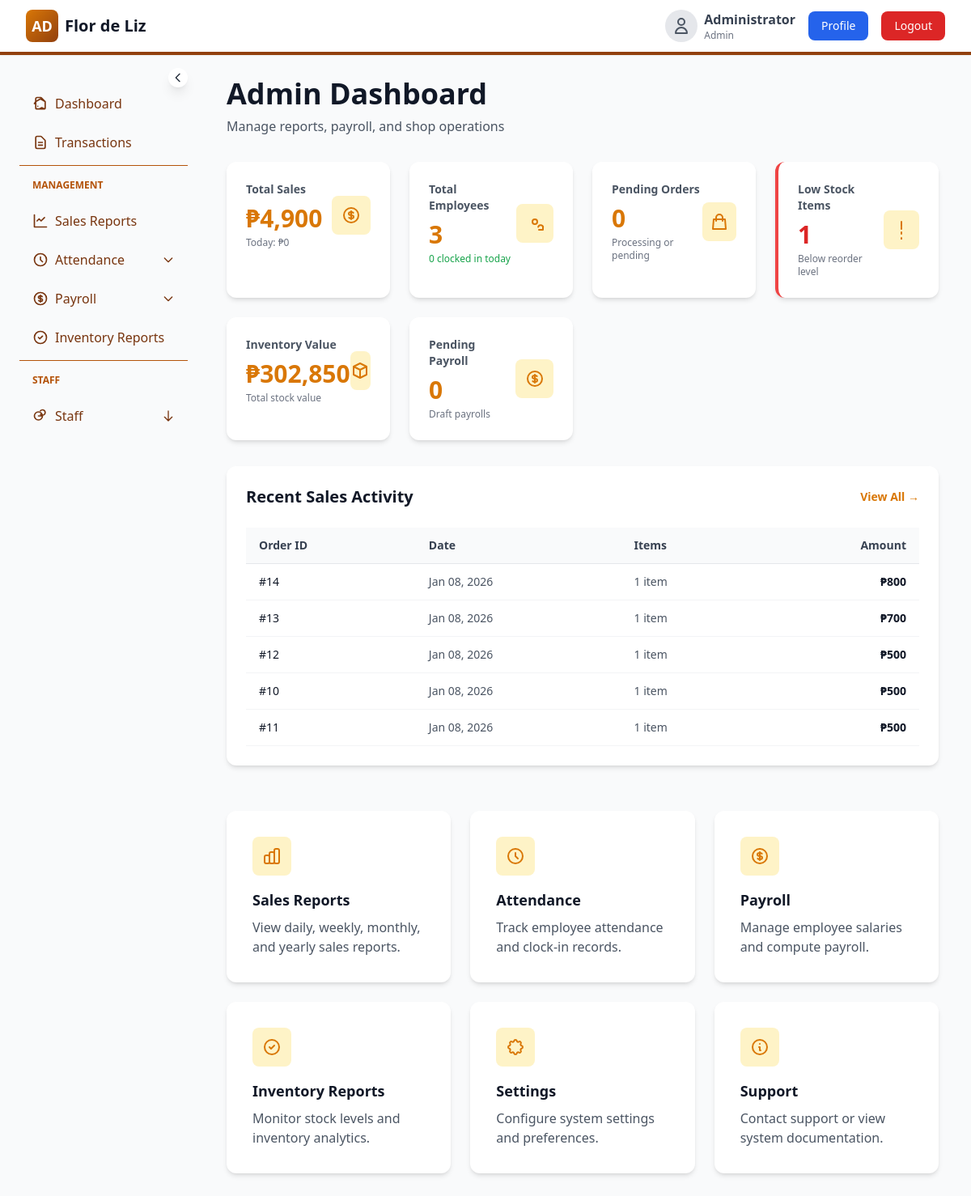
/admin/dashboard.php (signed in), run on the app's committed database.
### tables this page shows
CREATE TABLE `sales` (
  `id` int(11) NOT NULL,
  `sale_date` datetime NOT NULL,
  `total_amount` decimal(12,2) NOT NULL,
  `created_at` timestamp NOT NULL DEFAULT current_timestamp()
);

### admin/dashboard.php (the view, shortened to what this page needs)
<!DOCTYPE html>
<html lang="en">
<head>
    <script src="https://cdn.tailwindcss.com"></script>
</head>
<body class="bg-gray-50">
    <?php
    $db_return = require_once __DIR__ . '/../config/database.php';
    if ($db_return instanceof mysqli) {
        $conn = $db_return;
    } elseif (isset($conn) && $conn instanceof mysqli) {
    } else {
        error_log('Database connection error in admin/dashboard.php');
        die('Database connection error');
    }
    $sales_stmt = $conn->prepare("SELECT COALESCE(SUM(total_amount), 0) AS total_sales FROM sales");
    if ($sales_stmt === false) {
        error_log('DB prepare failed (total_sales): ' . $conn->error);
        $total_sales = 0;
    } else {
        $sales_stmt->execute();
        $sales_data = $sales_stmt->get_result()->fetch_assoc();
        $total_sales = $sales_data['total_sales'] ?? 0;
    }
    $today = date('Y-m-d');
    $today_sales_stmt = $conn->prepare("SELECT COALESCE(SUM(total_amount), 0) AS today_sales FROM sales WHERE DATE(sale_date) = ?");
    if ($today_sales_stmt === false) {
        error_log('DB prepare failed (today_sales): ' . $conn->error);
        $today_sales = 0;
    } else {
        $today_sales_stmt->bind_param('s', $today);
        $today_sales_stmt->execute();
        $today_sales_data = $today_sales_stmt->get_result()->fetch_assoc();
        $today_sales = $today_sales_data['today_sales'] ?? 0;
    }
    $emp_stmt = $conn->prepare("SELECT COUNT(*) AS total_emp FROM employees");
    if ($emp_stmt === false) {
        error_log('DB prepare failed (total_emp): ' . $conn->error);
        $total_employees = 0;
    } else {
        $emp_stmt->execute();
        $emp_data = $emp_stmt->get_result()->fetch_assoc();
        $total_employees = $emp_data['total_emp'] ?? 0;
    }
    $active_sql = "SELECT COUNT(DISTINCT employee_id) AS active_count FROM attendance WHERE attendance_date = ? AND clock_out IS NULL";
    $active_emp_stmt = $conn->prepare($active_sql);
    if ($active_emp_stmt === false) {
        error_log('DB prepare failed (active_employees): ' . $conn->error);
        $active_employees = 0;
    } else {
        $active_emp_stmt->bind_param('s', $today);
        $active_emp_stmt->execute();
        $active_data = $active_emp_stmt->get_result()->fetch_assoc();
        $active_employees = $active_data['active_count'] ?? 0;
    }
    $pending_stmt = $conn->prepare("SELECT COUNT(*) AS pending_count FROM orders WHERE status IN ('pending', 'processing')");
    if ($pending_stmt === false) {
        error_log('DB prepare failed (pending_orders): ' . $conn->error);
        $pending_orders = 0;
    } else {
        $pending_stmt->execute();
        $pending_data = $pending_stmt->get_result()->fetch_assoc();
        $pending_orders = $pending_data['pending_count'] ?? 0;
    }
    $low_stmt = $conn->prepare("SELECT COUNT(*) AS low_count FROM inventory WHERE quantity < reorder_level");
    if ($low_stmt === false) {
        error_log('DB prepare failed (low_stock): ' . $conn->error);
        $low_stock_count = 0;
    } else {
        $low_stmt->execute();
        $low_data = $low_stmt->get_result()->fetch_assoc();
        $low_stock_count = $low_data['low_count'] ?? 0;
    }
    $inv_value_stmt = $conn->prepare("SELECT COALESCE(SUM(quantity * unit_price), 0) AS inv_value FROM inventory");
    if ($inv_value_stmt === false) {
        error_log('DB prepare failed (inventory_value): ' . $conn->error);
        $inventory_value = 0;
    } else {
        $inv_value_stmt->execute();
        $inv_value_data = $inv_value_stmt->get_result()->fetch_assoc();
        $inventory_value = $inv_value_data['inv_value'] ?? 0;
    }
    $overdue_payroll_stmt = $conn->prepare("SELECT COUNT(*) AS overdue_count FROM payroll WHERE status = 'draft'");
    if ($overdue_payroll_stmt === false) {
        error_log('DB prepare failed (pending_payroll): ' . $conn->error);
        $pending_payroll = 0;
    } else {
        $overdue_payroll_stmt->execute();
        $overdue_data = $overdue_payroll_stmt->get_result()->fetch_assoc();
        $pending_payroll = $overdue_data['overdue_count'] ?? 0;
    }
    $recent_sql = "SELECT s.id, s.sale_date, s.total_amount, COUNT(si.id) AS item_count FROM sales s LEFT JOIN sale_items si ON s.id = si.sale_id GROUP BY s.id ORDER BY s.sale_date DESC LIMIT 5";
    $recent_sales_stmt = $conn->prepare($recent_sql);
    if ($recent_sales_stmt === false) {
        error_log('DB prepare failed (recent_sales): ' . $conn->error);
        $recent_sales = [];
    } else {
        $recent_sales_stmt->execute();
        $recent_sales = $recent_sales_stmt->get_result()->fetch_all(MYSQLI_ASSOC);
    }
    require_once __DIR__ . '/../includes/sidebar_navigation.php';
    ?>
    <div class="absolute w-full -ml-2 top-12">
        <div id="main-content" class="flex-1 px-4 sm:px-6 lg:px-8 py-12">
            <div class="max-w-6xl mx-auto">
                <div class="mb-8">
                    <h2 class="text-4xl font-bold text-gray-900">Admin Dashboard</h2>
                    <p class="text-gray-600 mt-2">Manage reports, payroll, and shop operations</p>
                </div>
        <div class="grid grid-cols-1 md:grid-cols-2 lg:grid-cols-4 gap-6 mb-8">
            <div class="bg-white p-6 rounded-xl shadow-md hover:shadow-lg transition">
                <div class="flex items-center justify-between">
                    <div>
                        <p class="text-gray-600 text-sm font-semibold">Total Sales</p>
                        <p class="text-3xl font-bold text-amber-600 mt-2">₱<?php echo number_format($total_sales, 0); ?></p>
                        <p class="text-xs text-gray-500 mt-1">Today: ₱<?php echo number_format($today_sales, 0); ?></p>
                    </div>
                    <div class="w-12 h-12 bg-amber-100 rounded-lg flex items-center justify-center">
                    </div>
                </div>
            </div>
            <div class="bg-white p-6 rounded-xl shadow-md hover:shadow-lg transition">
                <div class="flex items-center justify-between">
                    <div>
                        <p class="text-gray-600 text-sm font-semibold">Total Employees</p>
                        <p class="text-3xl font-bold text-amber-600 mt-2"><?php echo intval($total_employees); ?></p>
                        <p class="text-xs text-green-600 mt-1"><?php echo intval($active_employees); ?> clocked in today</p>
                    </div>
                    <div class="w-12 h-12 bg-amber-100 rounded-lg flex items-center justify-center">
                        <svg class="w-6 h-6 text-amber-600" fill="none" stroke="currentColor" viewBox="0 0 24 24"><path stroke-linecap="round" stroke-linejoin="round" stroke-width="2" d="M17 20h5v-2a3 3 0 00-5.856-1.487M15 10a3 3 0 11-6 0 3 3 0 016 0z"></path></svg>
                    </div>
                </div>
            </div>
            <div class="bg-white p-6 rounded-xl shadow-md hover:shadow-lg transition">
                <div class="flex items-center justify-between">
                    <div>
                        <p class="text-gray-600 text-sm font-semibold">Pending Orders</p>
                        <p class="text-3xl font-bold text-amber-600 mt-2"><?php echo intval($pending_orders); ?></p>
                        <p class="text-xs text-gray-500 mt-1">Processing or pending</p>
                    </div>
                    <div class="w-12 h-12 bg-amber-100 rounded-lg flex items-center justify-center">
                        <svg class="w-6 h-6 text-amber-600" fill="none" stroke="currentColor" viewBox="0 0 24 24"><path stroke-linecap="round" stroke-linejoin="round" stroke-width="2" d="M16 11V7a4 4 0 00-8 0v4M5 9h14l1 12H4L5 9z"></path></svg>
                    </div>
                </div>
            </div>
            <div class="bg-white p-6 rounded-xl shadow-md hover:shadow-lg transition <?php echo $low_stock_count > 0 ? 'border-l-4 border-red-500' : ''; ?>">
                <div class="flex items-center justify-between">
                    <div>
                        <p class="text-gray-600 text-sm font-semibold">Low Stock Items</p>
                        <p class="text-3xl font-bold <?php echo $low_stock_count > 0 ? 'text-red-600' : 'text-amber-600'; ?> mt-2"><?php echo intval($low_stock_count); ?></p>
                        <p class="text-xs text-gray-500 mt-1">Below reorder level</p>
                    </div>
                    <div class="w-12 h-12 bg-amber-100 rounded-lg flex items-center justify-center">
                        <svg class="w-6 h-6 text-amber-600" fill="none" stroke="currentColor" viewBox="0 0 24 24"><path stroke-linecap="round" stroke-linejoin="round" stroke-width="2" d="M12 9v2m0 4v2m0 5v2m0-18v2m0-4v2m0-4v2"></path></svg>
                    </div>
                </div>
            </div>
            <div class="bg-white p-6 rounded-xl shadow-md hover:shadow-lg transition">
                <div class="flex items-center justify-between">
                    <div>
                        <p class="text-gray-600 text-sm font-semibold">Inventory Value</p>
                        <p class="text-3xl font-bold text-amber-600 mt-2">₱<?php echo number_format($inventory_value, 0); ?></p>
                        <p class="text-xs text-gray-500 mt-1">Total stock value</p>
                    </div>
                    <div class="w-12 h-12 bg-amber-100 rounded-lg flex items-center justify-center">
                        <svg class="w-6 h-6 text-amber-600" fill="none" stroke="currentColor" viewBox="0 0 24 24"><path stroke-linecap="round" stroke-linejoin="round" stroke-width="2" d="M20 7l-8-4-8 4m16 0l-8 4m8-4v10l-8 4m0-10L4 7m8 4v10M4 7v10l8 4"></path></svg>
                    </div>
                </div>
            </div>
            <div class="bg-white p-6 rounded-xl shadow-md hover:shadow-lg transition <?php echo $pending_payroll > 0 ? 'border-l-4 border-yellow-500' : ''; ?>">
                <div class="flex items-center justify-between">
                    <div>
                        <p class="text-gray-600 text-sm font-semibold">Pending Payroll</p>
                        <p class="text-3xl font-bold <?php echo $pending_payroll > 0 ? 'text-yellow-600' : 'text-amber-600'; ?> mt-2"><?php echo intval($pending_payroll); ?></p>
                        <p class="text-xs text-gray-500 mt-1">Draft payrolls</p>
                    </div>
                    <div class="w-12 h-12 bg-amber-100 rounded-lg flex items-center justify-center">
                    </div>
                </div>
            </div>
        </div>
        <div class="grid grid-cols-1 md:grid-cols-2 lg:grid-cols-3 gap-6">
                    <div class="col-span-full bg-white p-6 rounded-xl shadow-md mb-8">
                        <div class="flex items-center justify-between mb-6">
                            <h3 class="text-xl font-bold text-gray-900">Recent Sales Activity</h3>
                            <a href="<?php echo htmlspecialchars($app_root); ?>/admin/sales_reports.php" class="text-amber-600 hover:text-amber-700 font-semibold text-sm">View All →</a>
                        </div>
                        <?php if (!empty($recent_sales)): ?>
                        <div class="overflow-x-auto">
                            <table class="w-full text-sm">
                                <thead class="bg-gray-50 border-b border-gray-200">
                                    <tr>
                                        <th class="px-4 py-3 text-left font-semibold text-gray-700">Order ID</th>
                                        <th class="px-4 py-3 text-left font-semibold text-gray-700">Date</th>
                                        <th class="px-4 py-3 text-left font-semibold text-gray-700">Items</th>
                                        <th class="px-4 py-3 text-right font-semibold text-gray-700">Amount</th>
                                    </tr>
                                </thead>
                                <tbody>
                                    <?php foreach ($recent_sales as $sale): ?>
                                    <tr class="border-b border-gray-100 hover:bg-gray-50">
                                        <td class="px-4 py-3 text-gray-900 font-medium">#<?php echo htmlspecialchars($sale['id']); ?></td>
                                        <td class="px-4 py-3 text-gray-600"><?php echo date('M d, Y', strtotime($sale['sale_date'])); ?></td>
                                        <td class="px-4 py-3 text-gray-600"><?php echo intval($sale['item_count']); ?> item<?php echo $sale['item_count'] != 1 ? 's' : ''; ?></td>
                                        <td class="px-4 py-3 text-right text-gray-900 font-semibold">₱<?php echo number_format($sale['total_amount'], 0); ?></td>
                                    </tr>
                                    <?php endforeach; ?>
                                </tbody>
                            </table>
                        </div>
                        <?php else: ?>
                        <p class="text-gray-500 text-center py-8">No sales recorded yet</p>
                        <?php endif; ?>
                    </div>
            <a href="/admin/reports.php" class="bg-white p-8 rounded-xl shadow-md hover:shadow-lg transition cursor-pointer">
                <div class="w-12 h-12 bg-amber-100 rounded-lg flex items-center justify-center mb-4">
                </div>
                <h3 class="text-lg font-bold text-gray-900 mb-2">Sales Reports</h3>
                <p class="text-gray-600">View daily, weekly, monthly, and yearly sales reports.</p>
            </a>
            <a href="/admin/attendance.php" class="bg-white p-8 rounded-xl shadow-md hover:shadow-lg transition cursor-pointer">
                <div class="w-12 h-12 bg-amber-100 rounded-lg flex items-center justify-center mb-4">
                    <svg class="w-6 h-6 text-amber-600" fill="none" stroke="currentColor" viewBox="0 0 24 24"><path stroke-linecap="round" stroke-linejoin="round" stroke-width="2" d="M12 8v4l3 3m6-3a9 9 0 11-18 0 9 9 0 0118 0z"></path></svg>
                </div>
                <h3 class="text-lg font-bold text-gray-900 mb-2">Attendance</h3>
                <p class="text-gray-600">Track employee attendance and clock-in records.</p>
            </a>
            <a href="/admin/payroll.php" class="bg-white p-8 rounded-xl shadow-md hover:shadow-lg transition cursor-pointer">
                <div class="w-12 h-12 bg-amber-100 rounded-lg flex items-center justify-center mb-4">
                </div>
                <h3 class="text-lg font-bold text-gray-900 mb-2">Payroll</h3>
                <p class="text-gray-600">Manage employee salaries and compute payroll.</p>
            </a>
            <div class="bg-white p-8 rounded-xl shadow-md hover:shadow-lg transition">
                <div class="w-12 h-12 bg-amber-100 rounded-lg flex items-center justify-center mb-4">
                    <svg class="w-6 h-6 text-amber-600" fill="none" stroke="currentColor" viewBox="0 0 24 24"><path stroke-linecap="round" stroke-linejoin="round" stroke-width="2" d="M9 12l2 2 4-4m6 2a9 9 0 11-18 0 9 9 0 0118 0z"></path></svg>
                </div>
                <h3 class="text-lg font-bold text-gray-900 mb-2">Inventory Reports</h3>
                <p class="text-gray-600">Monitor stock levels and inventory analytics.</p>
            </div>
            <div class="bg-white p-8 rounded-xl shadow-md hover:shadow-lg transition">
                <div class="w-12 h-12 bg-amber-100 rounded-lg flex items-center justify-center mb-4">
                </div>
                <h3 class="text-lg font-bold text-gray-900 mb-2">Settings</h3>
                <p class="text-gray-600">Configure system settings and preferences.</p>
            </div>
            <div class="bg-white p-8 rounded-xl shadow-md hover:shadow-lg transition">
                <div class="w-12 h-12 bg-amber-100 rounded-lg flex items-center justify-center mb-4">
                    <svg class="w-6 h-6 text-amber-600" fill="none" stroke="currentColor" viewBox="0 0 24 24"><path stroke-linecap="round" stroke-linejoin="round" stroke-width="2" d="M13 16h-1v-4h-1m1-4h.01M21 12a9 9 0 11-18 0 9 9 0 0118 0z"></path></svg>
                </div>
                <h3 class="text-lg font-bold text-gray-900 mb-2">Support</h3>
                <p class="text-gray-600">Contact support or view system documentation.</p>
            </div>
                </div>
            </div>
        </div>
    </div>
</body>
</html>

### data on the page
sales: id "14", sale_date "Jan 08, 2026", item_count "1", total_amount "800"
sales: id "13", sale_date "Jan 08, 2026", item_count "1", total_amount "700"
sales: id "12", sale_date "Jan 08, 2026", item_count "1", total_amount "500"
sales: id "10", sale_date "Jan 08, 2026", item_count "1", total_amount "500"
sales: id "11", sale_date "Jan 08, 2026", item_count "1", total_amount "500"

### other printed values
$full_name "Administrator"
$role "Admin"
$total_sales "4,900"
$today_sales "0"
$total_employees "3"
$active_employees "0"
$pending_orders "0"
$low_stock_count "1"
$inventory_value "302,850"
$pending_payroll "0"
